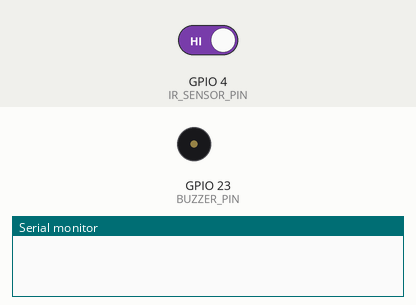
This sketch was run on a simulated ESP32. Parts: buzzer (waves = sounding, pin HIGH), the last lines printed to the serial monitor. Inputs (shaded band) come from the test bench; at power-on: GPIO 4 (IR_SENSOR_PIN) HIGH.

Above: at 1.2 s.
1.3 s: GPIO 4 (IR_SENSOR_PIN) driven LOW
At 2.5 s:
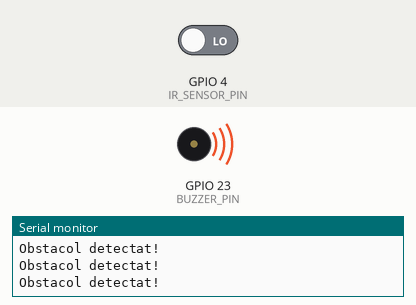
2.8 s: GPIO 4 (IR_SENSOR_PIN) driven HIGH
At 3.8 s:
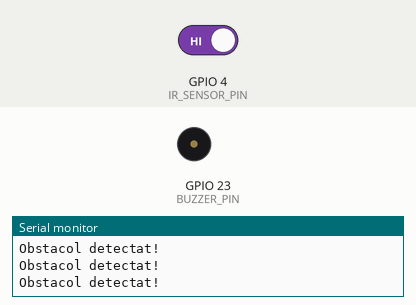
Timing chart, 0 to 5.8 s (numbered marks = the images above; inputs shaded):
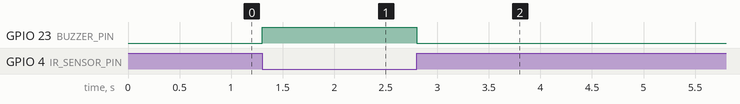

Measured:
- after the input at 1.3 s, GPIO 23 (BUZZER_PIN): LOW → HIGH at once
- after the input at 2.8 s, GPIO 23 (BUZZER_PIN): HIGH → LOW at once

The sketch:

ESP32_IR_Buzzer.ino
```cpp
#define IR_SENSOR_PIN 4       // Pin de semnal de la senzorul IR (digital)
#define BUZZER_PIN 23         // Pin conectat la buzzer

void setup() {
  Serial.begin(115200);              // Monitor serial pentru debugging
  pinMode(IR_SENSOR_PIN, INPUT);     // Senzor IR ca intrare
  pinMode(BUZZER_PIN, OUTPUT);       // Buzzer ca ieșire
}

void loop() {
  int obstacleDetected = digitalRead(IR_SENSOR_PIN);  // Citește senzorul IR

  if (obstacleDetected == LOW) { // LOW = obstacol detectat (la majoritatea modulelor IR)
    Serial.println("Obstacol detectat!");
    digitalWrite(BUZZER_PIN, HIGH);  // Pornește buzzer-ul
  } else {
    digitalWrite(BUZZER_PIN, LOW);   // Oprește buzzer-ul
  }

  delay(100); // Mică pauză pentru stabilitate
}
```
